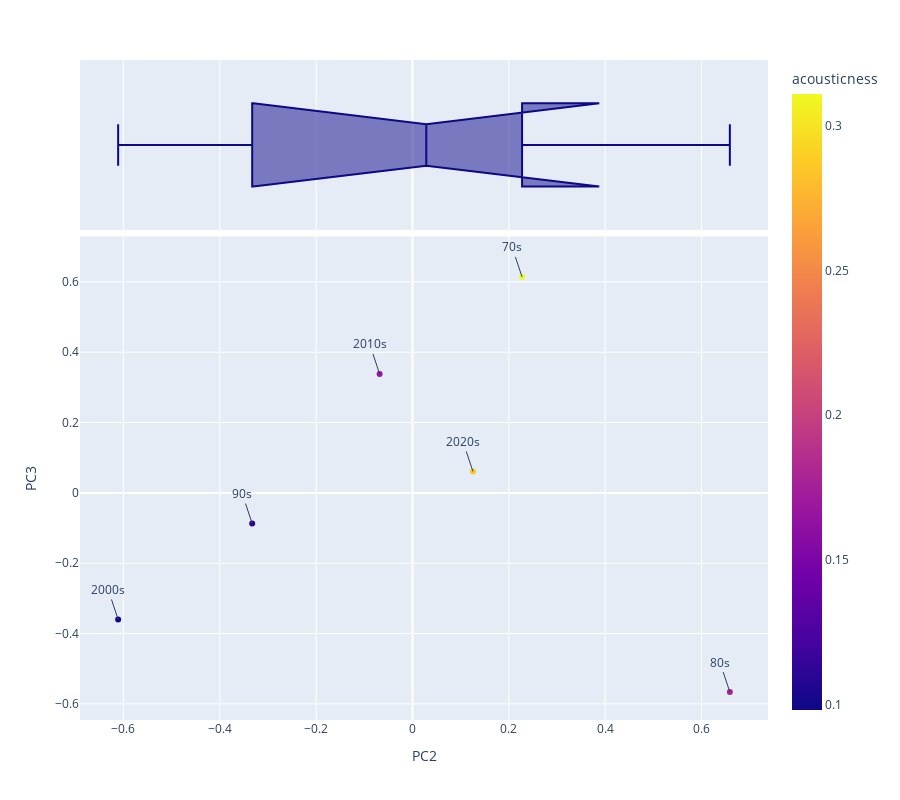

This figure's notebook cell:
### Markdown cell above
## PCA Visualization 2

### Code cell
fig = px.scatter(DCM, "PC2", "PC3", color='acousticness', hover_name='Decade', hover_data=['Decade'], marginal_x='box', symbol=None, size=None, height=800)

for i, row in DCM.iterrows():
    fig.add_annotation(x=row['PC2'], y=row['PC3'], text=row['Decade'], showarrow=True)

fig.show()

### Figure 1 — Plotly figure (JSON) as saved in the notebook; plotly's stock layout.template omitted (floating-point values rounded to 4 significant figures)
{"data": [{"customdata": [["2000s"], ["2010s"], ["2020s"], ["70s"], ["80s"], ["90s"]], "hovertemplate": "<b>%{hovertext}</b><br><br>PC2=%{x}<br>PC3=%{y}<br>Decade=%{customdata[0]}<br>acousticness=%{marker.color}<extra></extra>", "hovertext": ["2000s", "2010s", "2020s", "70s", "80s", "90s"], "legendgroup": "", "marker": {"color": [0.0982, 0.1668, 0.2849, 0.3109, 0.1773, 0.1109], "coloraxis": "coloraxis", "symbol": "circle"}, "mode": "markers", "name": "", "orientation": "v", "showlegend": false, "type": "scatter", "x": [-0.6109, -0.06819, 0.1255, 0.2275, 0.6588, -0.3327], "xaxis": "x", "y": [-0.3598, 0.3382, 0.06108, 0.614, -0.5663, -0.08715], "yaxis": "y"}, {"alignmentgroup": "True", "customdata": [["2000s"], ["2010s"], ["2020s"], ["70s"], ["80s"], ["90s"]], "hovertemplate": "<b>%{hovertext}</b><br><br>PC2=%{x}<br>Decade=%{customdata[0]}<extra></extra>", "hovertext": ["2000s", "2010s", "2020s", "70s", "80s", "90s"], "legendgroup": "", "marker": {"color": "#0d0887", "symbol": "circle"}, "name": "", "notched": true, "offsetgroup": "", "showlegend": false, "type": "box", "x": [-0.6109, -0.06819, 0.1255, 0.2275, 0.6588, -0.3327], "xaxis": "x2", "yaxis": "y2"}], "layout": {"annotations": [{"showarrow": true, "text": "2000s", "x": -0.6109, "y": -0.3598}, {"showarrow": true, "text": "2010s", "x": -0.06819, "y": 0.3382}, {"showarrow": true, "text": "2020s", "x": 0.1255, "y": 0.06108}, {"showarrow": true, "text": "70s", "x": 0.2275, "y": 0.614}, {"showarrow": true, "text": "80s", "x": 0.6588, "y": -0.5663}, {"showarrow": true, "text": "90s", "x": -0.3327, "y": -0.08715}], "coloraxis": {"colorbar": {"title": {"text": "acousticness"}}, "colorscale": [[0, "#0d0887"], [0.1111, "#46039f"], [0.2222, "#7201a8"], [0.3333, "#9c179e"], [0.4444, "#bd3786"], [0.5556, "#d8576b"], [0.6667, "#ed7953"], [0.7778, "#fb9f3a"], [0.8889, "#fdca26"], [1, "#f0f921"]]}, "height": 800, "legend": {"tracegroupgap": 0}, "margin": {"t": 60}, "xaxis": {"anchor": "y", "domain": [0, 1], "title": {"text": "PC2"}}, "xaxis2": {"anchor": "y2", "domain": [0, 1], "matches": "x", "showgrid": true, "showticklabels": false}, "yaxis": {"anchor": "x", "domain": [0, 0.7326], "title": {"text": "PC3"}}, "yaxis2": {"anchor": "x2", "domain": [0.7426, 1], "matches": "y2", "showgrid": false, "showline": false, "showticklabels": false, "ticks": ""}}}
